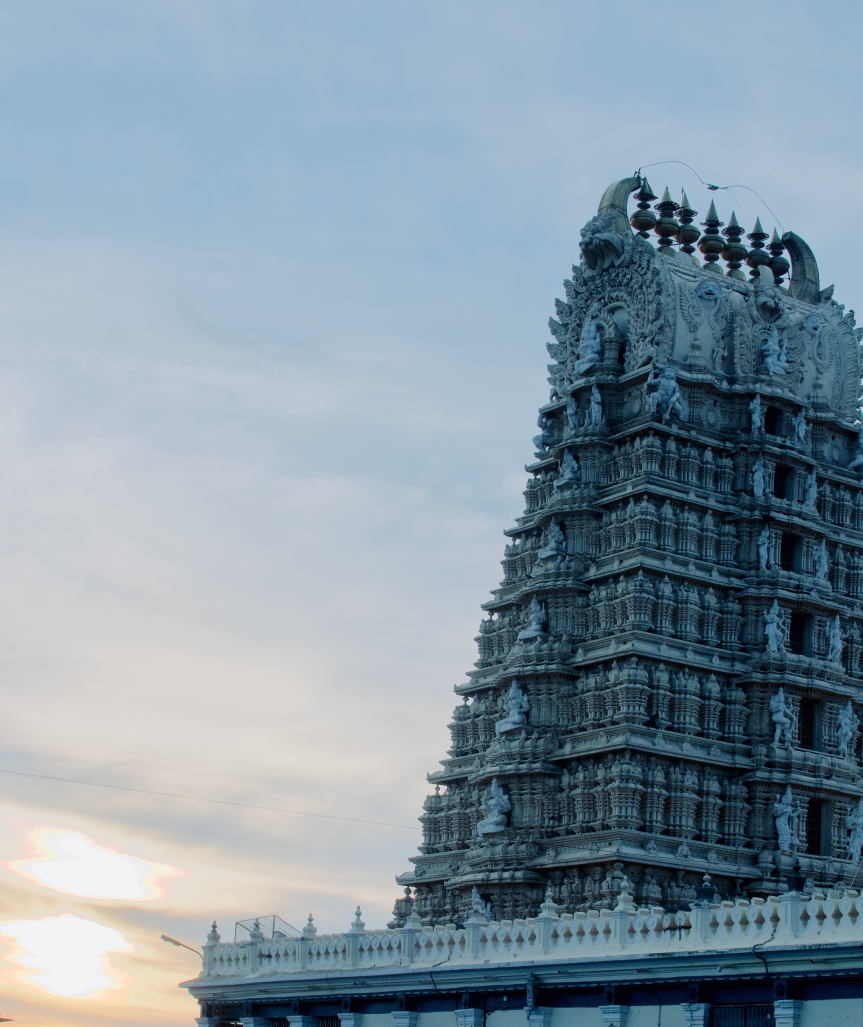
#> input picture temple.jpg, 3450 x 4107 px (shown at 1/4 size)
$ jupyter execute --allow-errors 'OpenCV Second Series by murtaza workshop.ipynb'   (text cells are left out)
#> lines starting #> are read from the running program, lines starting #| are printed output that depends on the picture; after the words box and inside, x2 and y2 are one past the last pixel; in counts of white or black regions, pixels touching at a corner belong together; pictures that were not available may be replaced by others from this repository, and a replacement may not be noted
[cell 1]
import cv2
import numpy as np

[cell 2]
img = cv2.imread('temple.jpg')
#> img is the input picture: shape (4107, 3450, 3); mean B, G, R 163, 150.1, 131.5

res_img = cv2.resize(img, (500,500))
cv2.imshow('temple',res_img)

cv2.waitKey(0)

[cell 3]
video = cv2.VideoCapture('temple_videos.mp4')

while True:
    sucess, frame = video.read()
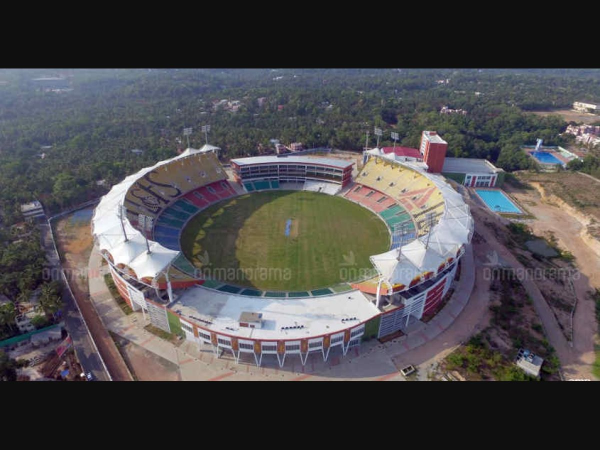
#> input picture image.jpg, 1200 x 900 px, given in place of temple_videos.mp4, which was not available (shown at 1/2 size)
#> frame is the input picture: shape (900, 1200, 3); mean B, G, R 77.6, 75.3, 77.5
    resix = cv2.resize(frame,(500,500))
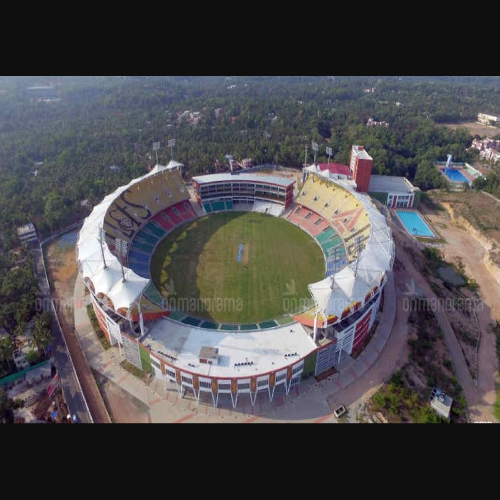
#> resix: shape (500, 500, 3); mean B, G, R 77.5, 75.2, 77.4
    cv2.imshow('temple', resix)

    if cv2.waitKey(1) & 0xFF == ord('x'):
#> (key x is pressed here)
        break
cv2.destroyAllWindows()

[cell 4]
path = 'Kedarnath_Temple.jpg'

img_org = cv2.imread(path)
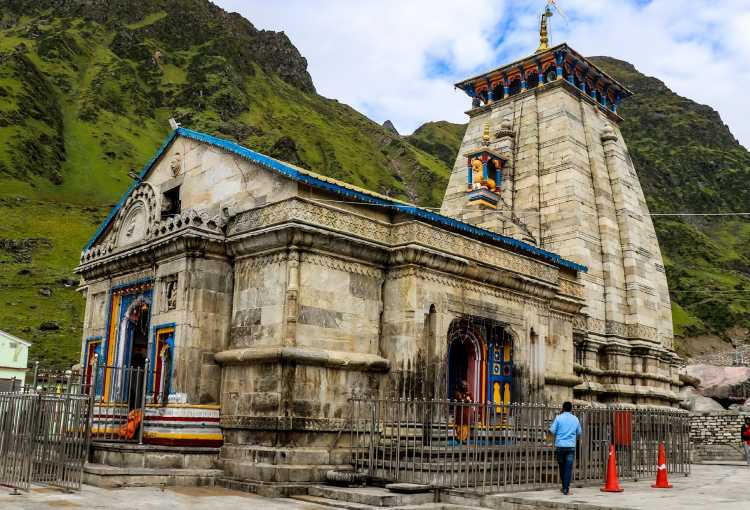
#> input picture Kedarnath_Temple.jpg, 750 x 510 px
#> img_org is the input picture: shape (510, 750, 3); mean B, G, R 96.1, 115.9, 120.4

gray_img = cv2.cvtColor(img_org, cv2.COLOR_RGB2GRAY)
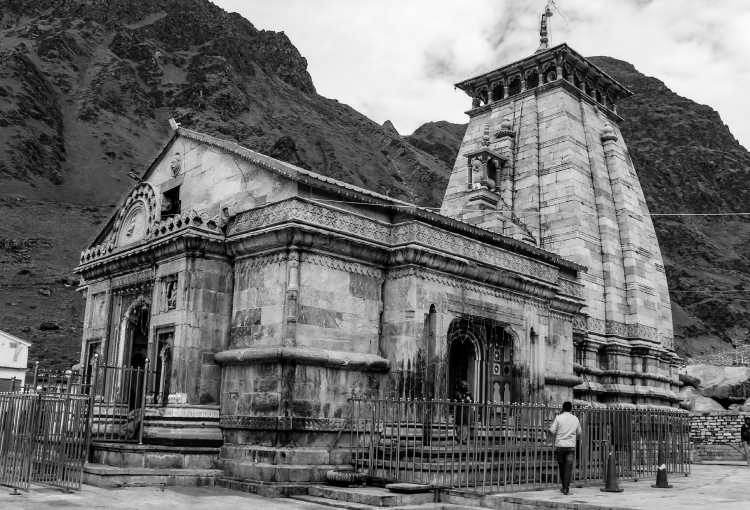
#> gray_img: shape (510, 750); min 0, max 255, mean 110.5

cv2.imshow('temple',img)
cv2.imshow('temple',gray_img)

cv2.waitKey(0)

[cell 5]
blur_imge = cv2.GaussianBlur(gray_img,(5,5),0)
cv2.imshow('Blurr_Image', blur_imge)
cv2.imshow('temple',gray_img)


cv2.waitKey(0)

[cell 6]
edge_dect = cv2.Canny(img, 300,300)
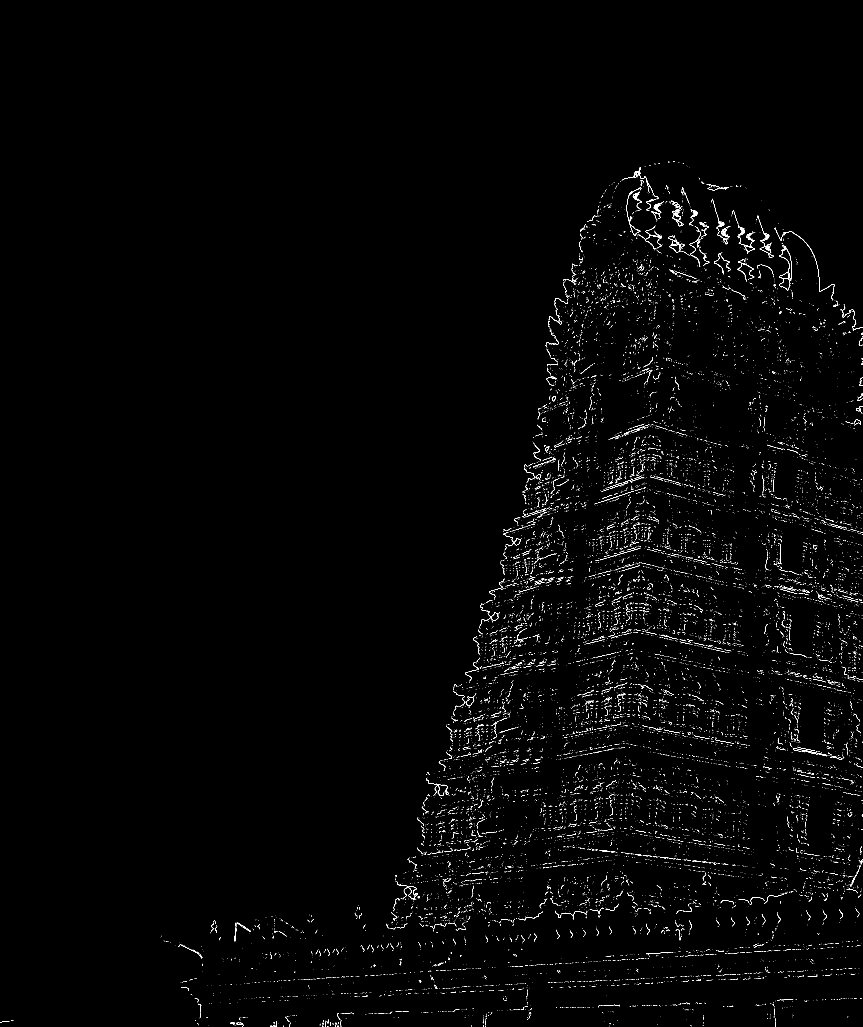
#> edge_dect: shape (4107, 3450) (shown at 1/4 size); 0.63% white in thin lines or dots, all inside (x1, y1, x2, y2) = (0, 645, 3450, 4107)
cv2.imshow('edge',edge_dect)
cv2.waitKey(0)

[cell 7]
print(img.shape)
#| (4107, 3450, 3)
#> (the rest of this cell did not finish here and is left out)

[cell 8]
width,height = 300,300

img_resize = cv2.resize(img,(width,height))
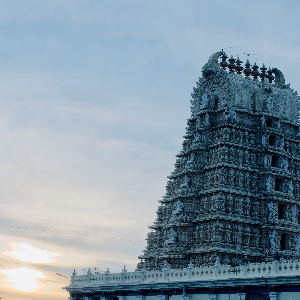
#> img_resize: shape (300, 300, 3); mean B, G, R 162.9, 150.1, 131.4

cv2.imshow('Resize', img_resize)
cv2.imshow('Original', img)

cv2.waitKey(0)

[cell 9]
print(img.shape)
#| (4107, 3450, 3)

[cell 10]
crop_img = img[20:300, 350:750]
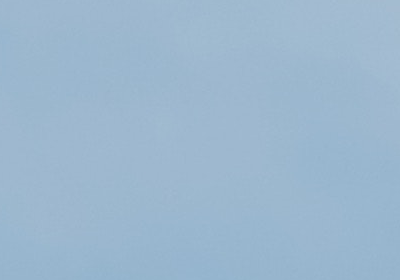
#> crop_img: shape (280, 400, 3); mean B, G, R 206.5, 183.6, 155.9

cv2.imshow('Original', img)
cv2.imshow('crop', crop_img)

cv2.waitKey(0)

[cell 11]
img = np.zeros((512,512, 3), np.uint8) # This code for create blank image
print('Shape of IMG = ', img.shape)
#print(img)
img[:] =150,200,150 # This code for Adjusting color in RGB Format

cv2.imshow('Blank_img', img)
cv2.waitKey(0)

[cell 12]
pt1 = 0,0
pt2 = 100,100
color = (0,0,0)
thickness = 2

line = cv2.line(img, pt1,pt2, color, thickness)
line = cv2.line(img,pt1, (img.shape[1], img.shape[0]), color, thickness) # This code line was cover digonal area
cv2.imshow('Line', line)
cv2.imshow('Line', line)

cv2.waitKey(0)

[cell 13]
pt1 = 350,100
pt2 = 450,200
color = (0,0,0)
thickness = -1

rect = cv2.rectangle(img, pt1,pt2, color, thickness)
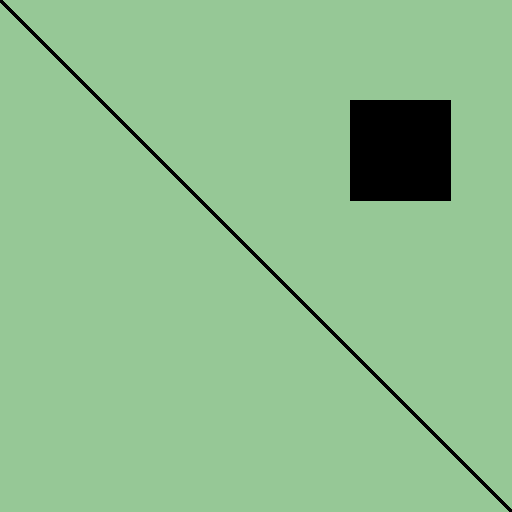
#> img: shape (512, 512, 3); mean B, G, R 142.7, 190.3, 142.7

cv2.imshow('Rectangle', rect)
cv2.waitKey(0)

[cell 14]
center_point = 400,400
radius = 50
color = (0,0,150)
thickness = 3

circle = cv2.circle(img,center_point, radius, color, thickness)

cv2.imshow('Circle', circle)
cv2.waitKey(0)

[cell 15]
Text = 'OpenCV'
center_point = (100,100)
font = cv2.FONT_HERSHEY_PLAIN
font_scale = 2
color = (0,0,0)
thickness = 3


text = cv2.putText(img, Text, center_point, font, font_scale, color, thickness)
cv2.imshow('Text', text)
cv2.waitKey(0)

[cell 16]
width,height = 300,300

blurr_img_resize = cv2.resize(blur_imge,(width,height))
gray_img_resize = cv2.resize(gray_img,(width,height))
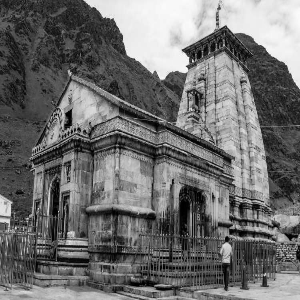
#> gray_img_resize: shape (300, 300); min 0, max 254, mean 110.4
cv2.imshow('Window1', blurr_img_resize)
cv2.imshow('Window2',gray_img_resize)


print(blurr_img_resize.shape, gray_img_resize.shape)
#| (300, 300) (300, 300)

cv2.waitKey(0)

[cell 17]
v_stak = np.vstack([blurr_img_resize,gray_img_resize])

cv2.imshow('Stack',v_stak)

cv2.waitKey(0)

[cell 18]
v_stak = np.hstack([blurr_img_resize,gray_img_resize])
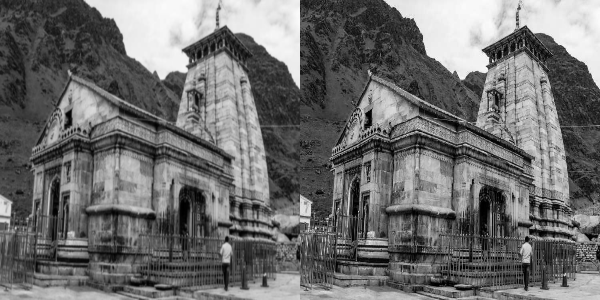
#> v_stak: shape (300, 600); min 0, max 254, mean 110.4

cv2.imshow('Stack',v_stak)
cv2.waitKey(0)
